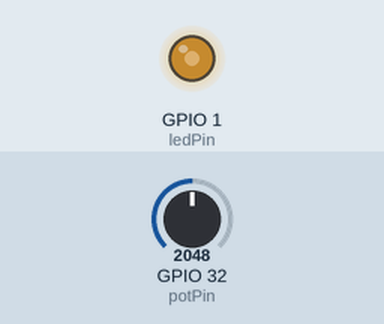
Simulated run of this sketch. Board: ESP32. Parts: output pins drawn as LEDs (lit = HIGH). The inputs (shaded band) are chosen by the test bench; at power-on: GPIO 32 (potPin) = 2048 (analog values on the 0–4095 scale).

Above: at 1.2 s.
1.3 s: GPIO 32 (potPin) set to 2866
At 1.8 s:
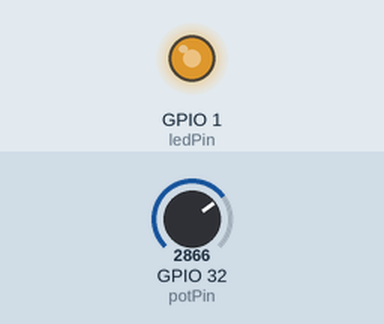
2.8 s: GPIO 32 (potPin) set to 3603
At 4.0 s:
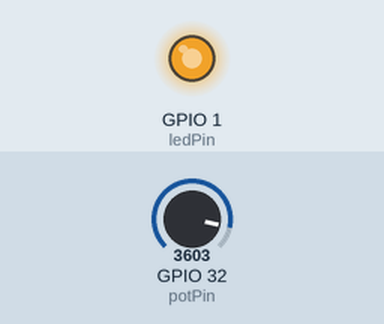
4.3 s: GPIO 32 (potPin) set to 491
At 5.3 s:
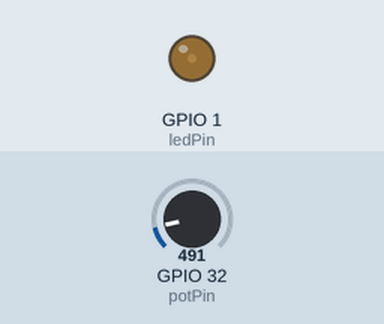
5.8 s: GPIO 32 (potPin) set to 0
At 6.4 s:
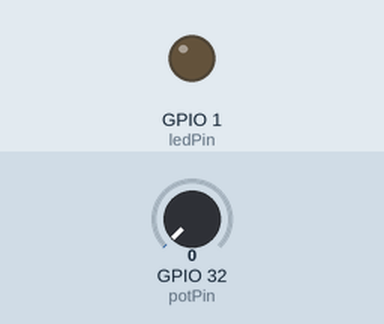
Timing chart, 0 to 8.3 s (numbered marks = the images above; inputs shaded):
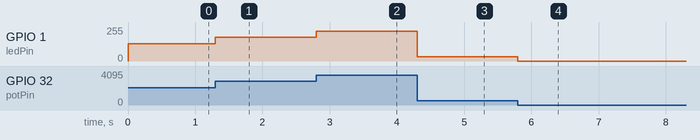

Measured:
- after the input at 1.3 s, GPIO 1 (ledPin): 128/255 → 178/255 at once
- after the input at 2.8 s, GPIO 1 (ledPin): 178/255 → 224/255 at once
- after the input at 4.3 s, GPIO 1 (ledPin): 224/255 → 31/255 at once
- after the input at 5.8 s, GPIO 1 (ledPin): 31/255 → 0/255 at once

The sketch:

4.1.2.ino
```cpp
// (licence header left out)
#define potPin  A4
const int ledPin = 1;
// Define the LEDC channel and frequency range
const int ledcChannel = 1;
const int freq = 3000;
const int ledcResolution = 12; // 12-bit resolution
void setup() {
  // Initialize ADC
  Serial.begin(115200);
  analogReadResolution(12); // 12-bit ADC resolution

  // Configure LEDC PWM channel
  ledcSetup(ledcChannel, freq, ledcResolution);
  ledcAttachPin(ledPin, ledcChannel);
}
void loop() {
  // Read the potentiometer value
  int potValue = analogRead(potPin);
  int dutyCycle = map(potValue, 0, 4095, 0, 4095);
  ledcWrite(ledcChannel, dutyCycle);
}
```
